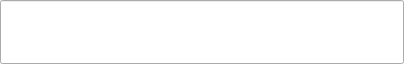
<?xml version="1.0" encoding="UTF-8"?>
<ui version="4.0">
 <class>CQLineEdit</class>
 <widget class="QLineEdit" name="CQLineEdit">
  <property name="geometry">
   <rect>
    <x>0</x>
    <y>0</y>
    <width>404</width>
    <height>64</height>
   </rect>
  </property>
  <property name="windowTitle">
   <string>CQLineEdit</string>
  </property>
 </widget>
 <layoutdefault spacing="6" margin="11"/>
 <resources/>
 <connections/>
</ui>
